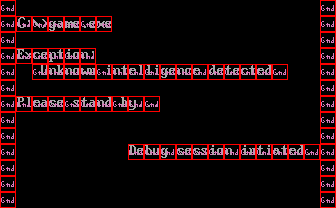

This game map was drawn from its Tiled (.tmx) file and the tilesets committed beside it. A one-line description and the full map source follow:
An orthogonal 21x13 tile map with 16x16 px tiles, 2 tile layers (bg, col), 2 tilesets.

<map version="1.10" tiledversion="1.11.2" orientation="orthogonal" renderorder="right-down" width="21" height="13" tilewidth="16" tileheight="16" infinite="0" nextlayerid="4" nextobjectid="28">
 <properties>
  <property name="music" value="7" />
 </properties>
 <tileset firstgid="1" source="tileset2.tsx" />
 <tileset firstgid="241" source="obj.tsx" />
 <layer id="1" name="bg" width="21" height="13">
  <data encoding="csv">
1,1,1,1,1,1,1,1,1,1,1,1,1,1,1,1,1,1,1,1,1,
1,2,3,4,5,6,7,1,1,1,1,1,1,1,1,1,1,1,1,1,1,
1,1,1,1,1,1,1,1,1,1,1,1,1,1,1,1,1,1,1,1,1,
1,81,82,83,84,85,1,1,1,1,1,1,1,1,1,1,1,1,1,1,1,
1,1,86,87,88,89,90,91,92,93,94,95,96,97,98,99,100,112,1,1,1,
1,1,1,1,1,1,1,1,1,1,1,1,1,1,1,1,1,1,1,1,1,
1,121,122,123,124,125,126,127,128,129,1,1,1,1,1,1,1,1,1,1,1,
1,1,1,1,1,1,1,1,1,1,1,1,1,1,1,1,1,1,1,1,1,
1,1,1,1,1,1,1,1,1,1,1,1,1,1,1,1,1,1,1,1,1,
1,1,1,1,1,1,1,1,101,102,103,104,105,106,107,108,109,110,111,112,1,
1,1,1,1,1,1,1,1,1,1,1,1,1,1,1,1,1,1,1,1,1,
1,1,1,1,1,1,1,1,1,1,1,1,1,1,1,1,1,1,1,1,1,
1,1,1,1,1,1,1,1,1,1,1,1,1,1,1,1,1,1,1,1,1
</data>
 </layer>
 <layer id="2" name="col" width="21" height="13">
  <data encoding="csv">
242,241,241,241,241,241,241,241,241,241,241,241,241,241,241,241,241,241,241,241,242,
242,242,242,242,242,242,242,241,241,241,241,241,241,241,241,241,241,241,241,241,242,
242,241,241,241,241,241,241,241,241,241,241,241,241,241,241,241,241,241,241,241,242,
242,242,242,242,242,242,241,241,241,241,241,241,241,241,241,241,241,241,241,241,242,
242,241,242,242,242,242,242,242,242,242,242,242,242,242,242,242,242,242,241,241,242,
242,241,241,241,241,241,241,241,241,241,241,241,241,241,241,241,241,241,241,241,242,
242,242,242,242,242,242,242,242,242,242,241,241,241,241,241,241,241,241,241,241,242,
242,241,241,241,241,241,241,241,241,241,241,241,241,241,241,241,241,241,241,241,242,
242,241,241,241,241,241,241,241,241,241,241,241,241,241,241,241,241,241,241,241,242,
242,241,241,241,241,241,241,241,242,242,242,242,242,242,242,242,242,242,242,242,242,
242,241,241,241,241,241,241,241,241,241,241,241,241,241,241,241,241,241,241,241,242,
242,241,241,241,241,241,241,241,241,241,241,241,241,241,241,241,241,241,241,241,242,
242,241,241,241,241,241,241,241,241,241,241,241,241,241,241,241,241,241,241,241,242
</data>
 </layer>
 <objectgroup id="3" name="obj" />
</map>
